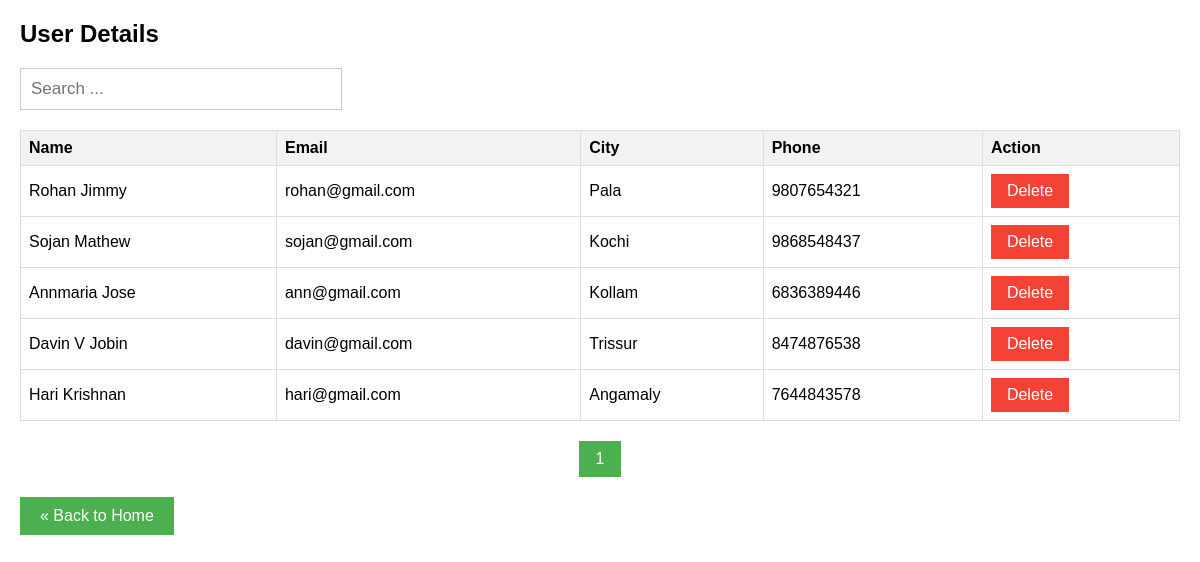
The app's page /admin.php with its own data.
### tables this page shows
CREATE TABLE `users` (
  `id` int(11) NOT NULL,
  `name` varchar(50) NOT NULL,
  `email` varchar(50) NOT NULL,
  `city` varchar(50) NOT NULL,
  `mobile` bigint(10) NOT NULL,
  `password` varchar(20) NOT NULL
);

### admin.php (the view, shortened to what this page needs)
<?php
include('connection.php');
$results_per_page = 10;
$page = isset($_GET['page']) ? $_GET['page'] : 1;
$start_from = ($page - 1) * $results_per_page;
$search = isset($_GET['search']) ? mysqli_real_escape_string($conn, $_GET['search']) : '';
$sql = "SELECT id, name, email, city, mobile FROM users";
$sql .= " LIMIT $start_from, $results_per_page";
$result = mysqli_query($conn, $sql);
$sql_pagination = "SELECT COUNT(*) AS total FROM users";
$result_pagination = mysqli_query($conn, $sql_pagination);
$row_pagination = mysqli_fetch_assoc($result_pagination);
$total_records = $row_pagination['total'];
$total_pages = ceil($total_records / $results_per_page);
?>
<!DOCTYPE html>
<html lang="en">
<head>
</head>
<body>
    <h2>User Details</h2>
    <div class="search-container">
        <input type="text" id="search" placeholder="Search ..." autocomplete="off">
    </div>
    <?php if (mysqli_num_rows($result) > 0): ?>
        <table>
            <tr>
                <th>Name</th>
                <th>Email</th>
                <th>City</th>
                <th>Phone</th>
                <th>Action</th>
            </tr>
            <?php while ($row = mysqli_fetch_assoc($result)): ?>
                <tr>
                    <td><?php echo htmlspecialchars($row['name']); ?></td>
                    <td><?php echo htmlspecialchars($row['email']); ?></td>
                    <td><?php echo htmlspecialchars($row['city']); ?></td>
                    <td><?php echo htmlspecialchars($row['mobile']); ?></td>
                    <td><a class="delete-button" href="admin.php?delete_id=<?php echo $row['id']; ?>" onclick="return confirm('Are you sure you want to delete this user?')">Delete</a></td>
                </tr>
            <?php endwhile; ?>
        </table>
        <div class="pagination">
            <?php for ($i = 1; $i <= $total_pages; $i++): ?>
                <?php $active_class = ($i == $page) ? 'active' : ''; ?>
                <a href="<?php echo $_SERVER['PHP_SELF'] . '?page=' . $i . '&search=' . urlencode($search); ?>" class="<?php echo $active_class; ?>"><?php echo $i; ?></a>
            <?php endfor; ?>
        </div>
    <?php else: ?>
        <p>No records found</p>
    <?php endif; ?>
    <div class="back-button">
        <a href="index.php">&laquo; Back to Home</a>
    </div>
</body>
</html>

### admin.php (style rules this page uses)
body { font-family: Arial, sans-serif; margin: 20px; }
table { width: 100%; border-collapse: collapse; margin-bottom: 20px; }
th, td { border: 1px solid #ddd; padding: 8px; text-align: left; }
th { background-color: #f2f2f2; }
.pagination { display: flex; justify-content: center; margin-top: 20px; }
.pagination a { color: black; padding: 8px 16px; text-decoration: none; transition: background-color .3s; border: 1px solid #ddd; }
.pagination a.active { background-color: #4CAF50; color: white; border: 1px solid #4CAF50; }
.search-container { margin-bottom: 20px; }
.search-container input[type=text] { padding: 10px; margin-right: 10px; font-size: 17px; border: 1px solid #ccc; width: 300px; }
.back-button { margin-top: 20px; }
.back-button a { display: inline-block; background-color: #4CAF50; color: white; padding: 10px 20px; text-decoration: none; border: none; cursor: pointer; transition: background-color 0.3s; }
.delete-button { display: inline-block; padding: 8px 16px; background-color: #f44336; color: white; text-decoration: none; border: none; cursor: pointer; transition: background-color 0.3s; }

### records on screen
users: name "Rohan Jimmy", email "rohan@gmail.com", city "Pala", mobile "9807654321"
users: name "Sojan Mathew", email "sojan@gmail.com", city "Kochi", mobile "9868548437"
users: name "Annmaria Jose", email "ann@gmail.com", city "Kollam", mobile "6836389446"
users: name "Davin V Jobin", email "davin@gmail.com", city "Trissur", mobile "8474876538"
users: name "Hari Krishnan", email "hari@gmail.com", city "Angamaly", mobile "7644843578"
